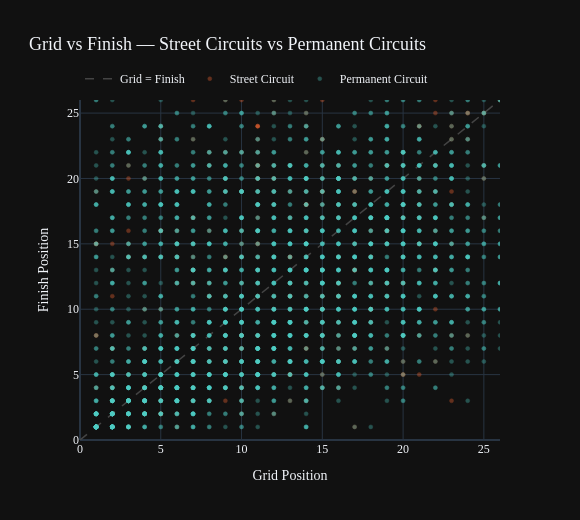

Notebook source saved alongside this figure:
### Markdown cell above
## 7. Scatter Colored by Circuit Type (D3 Prototype)

Splitting by circuit type reveals the core insight: street circuits (orange) cluster tighter around the diagonal than permanent circuits (teal). This is the primary visualization reproduced in D3.

### Code cell
STREET_COLOR = '#ff6b35'
PERMANENT_COLOR = '#4ecdc4'

fig = go.Figure()

# Diagonal reference
fig.add_trace(go.Scatter(
    x=[0, 26], y=[0, 26], mode='lines',
    line=dict(dash='dash', color='#444444', width=1.5),
    name='Grid = Finish'
))

for ct, color in [('Street Circuit', STREET_COLOR), ('Permanent Circuit', PERMANENT_COLOR)]:
    subset = sample[sample['Circuit Type'] == ct]
    fig.add_trace(go.Scatter(
        x=subset['Grid Position'], y=subset['Finish Position'],
        mode='markers', name=ct,
        marker=dict(size=4, color=color, opacity=0.35,
                    line=dict(color=color, width=0.5)),
    ))

fig.update_layout(
    title='Grid vs Finish — Street Circuits vs Permanent Circuits',
    xaxis_title='Grid Position', yaxis_title='Finish Position',
    xaxis=dict(range=[0, 26]), yaxis=dict(range=[0, 26]),
    template='plotly_dark', height=520, width=580,
    font=dict(family='DM Sans'), title_font_size=18,
    legend=dict(orientation='h', yanchor='bottom', y=1.02)
)
fig.show()

### Figure 1 — Plotly figure (JSON) as saved in the notebook; plotly's stock layout.template omitted (floating-point values rounded to 4 significant figures; data arrays with more than 128 entries replaced by an {"elided": "..."} marker saying what was removed)
{"data": [{"line": {"color": "#444444", "dash": "dash", "width": 1.5}, "mode": "lines", "name": "Grid = Finish", "type": "scatter", "x": [0, 26], "y": [0, 26]}, {"marker": {"color": "#ff6b35", "line": {"color": "#ff6b35", "width": 0.5}, "opacity": 0.35, "size": 4}, "mode": "markers", "name": "Street Circuit", "type": "scatter", "x": {"elided": "376 float values"}, "y": {"elided": "376 float values"}}, {"marker": {"color": "#4ecdc4", "line": {"color": "#4ecdc4", "width": 0.5}, "opacity": 0.35, "size": 4}, "mode": "markers", "name": "Permanent Circuit", "type": "scatter", "x": {"elided": "2624 float values"}, "y": {"elided": "2624 float values"}}], "layout": {"font": {"family": "DM Sans"}, "height": 520, "legend": {"orientation": "h", "y": 1.02, "yanchor": "bottom"}, "title": {"font": {"size": 18}, "text": "Grid vs Finish — Street Circuits vs Permanent Circuits"}, "width": 580, "xaxis": {"range": [0, 26], "title": {"text": "Grid Position"}}, "yaxis": {"range": [0, 26], "title": {"text": "Finish Position"}}}}
